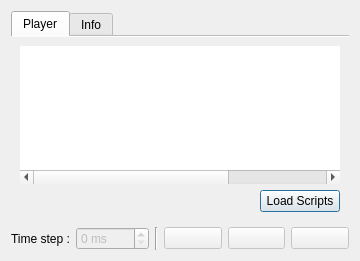
<?xml version="1.0" encoding="UTF-8"?>
<ui version="4.0">
 <class>pqPlayBackEventsDialog</class>
 <widget class="QDialog" name="pqPlayBackEventsDialog">
  <property name="windowModality">
   <enum>Qt::NonModal</enum>
  </property>
  <property name="geometry">
   <rect>
    <x>0</x>
    <y>0</y>
    <width>360</width>
    <height>261</height>
   </rect>
  </property>
  <property name="sizePolicy">
   <sizepolicy hsizetype="Fixed" vsizetype="Preferred">
    <horstretch>0</horstretch>
    <verstretch>0</verstretch>
   </sizepolicy>
  </property>
  <property name="maximumSize">
   <size>
    <width>16777215</width>
    <height>16777215</height>
   </size>
  </property>
  <property name="windowTitle">
   <string>PlayBack Information</string>
  </property>
  <property name="sizeGripEnabled">
   <bool>false</bool>
  </property>
  <layout class="QVBoxLayout" name="verticalLayout_4">
   <item>
    <widget class="QTabWidget" name="tabWidget">
     <property name="tabPosition">
      <enum>QTabWidget::North</enum>
     </property>
     <property name="tabShape">
      <enum>QTabWidget::Rounded</enum>
     </property>
     <property name="currentIndex">
      <number>0</number>
     </property>
     <property name="iconSize">
      <size>
       <width>15</width>
       <height>16</height>
      </size>
     </property>
     <property name="elideMode">
      <enum>Qt::ElideNone</enum>
     </property>
     <property name="usesScrollButtons">
      <bool>false</bool>
     </property>
     <property name="documentMode">
      <bool>true</bool>
     </property>
     <widget class="QWidget" name="Player">
      <attribute name="icon">
       <iconset resource="Resources/QtTesting.qrc">
        <normaloff>:/Icons/timePlay.png</normaloff>:/Icons/timePlay.png</iconset>
      </attribute>
      <attribute name="title">
       <string>Player</string>
      </attribute>
      <layout class="QVBoxLayout" name="verticalLayout_2">
       <item>
        <widget class="QTableWidget" name="tableWidget">
         <property name="enabled">
          <bool>true</bool>
         </property>
         <property name="sizePolicy">
          <sizepolicy hsizetype="MinimumExpanding" vsizetype="Expanding">
           <horstretch>0</horstretch>
           <verstretch>0</verstretch>
          </sizepolicy>
         </property>
         <property name="minimumSize">
          <size>
           <width>0</width>
           <height>0</height>
          </size>
         </property>
         <property name="maximumSize">
          <size>
           <width>16777215</width>
           <height>16777215</height>
          </size>
         </property>
         <property name="frameShape">
          <enum>QFrame::NoFrame</enum>
         </property>
         <property name="frameShadow">
          <enum>QFrame::Sunken</enum>
         </property>
         <property name="verticalScrollBarPolicy">
          <enum>Qt::ScrollBarAsNeeded</enum>
         </property>
         <property name="tabKeyNavigation">
          <bool>true</bool>
         </property>
         <property name="alternatingRowColors">
          <bool>true</bool>
         </property>
         <property name="selectionMode">
          <enum>QAbstractItemView::NoSelection</enum>
         </property>
         <property name="gridStyle">
          <enum>Qt::NoPen</enum>
         </property>
         <property name="cornerButtonEnabled">
          <bool>false</bool>
         </property>
         <property name="columnCount">
          <number>3</number>
         </property>
         <attribute name="horizontalHeaderVisible">
          <bool>false</bool>
         </attribute>
         <attribute name="horizontalHeaderCascadingSectionResizes">
          <bool>true</bool>
         </attribute>
         <attribute name="horizontalHeaderDefaultSectionSize">
          <number>150</number>
         </attribute>
         <attribute name="horizontalHeaderHighlightSections">
          <bool>true</bool>
         </attribute>
         <attribute name="horizontalHeaderMinimumSectionSize">
          <number>15</number>
         </attribute>
         <attribute name="horizontalHeaderShowSortIndicator" stdset="0">
          <bool>false</bool>
         </attribute>
         <attribute name="horizontalHeaderStretchLastSection">
          <bool>true</bool>
         </attribute>
         <attribute name="verticalHeaderVisible">
          <bool>false</bool>
         </attribute>
         <column>
          <property name="text">
           <string/>
          </property>
         </column>
         <column>
          <property name="text">
           <string notr="true">Files</string>
          </property>
          <property name="font">
           <font>
            <italic>false</italic>
           </font>
          </property>
         </column>
         <column>
          <property name="text">
           <string>Progress</string>
          </property>
         </column>
        </widget>
       </item>
       <item>
        <layout class="QHBoxLayout" name="horizontalLayout">
         <property name="sizeConstraint">
          <enum>QLayout::SetDefaultConstraint</enum>
         </property>
         <item>
          <spacer name="horizontalSpacer">
           <property name="orientation">
            <enum>Qt::Horizontal</enum>
           </property>
           <property name="sizeHint" stdset="0">
            <size>
             <width>40</width>
             <height>20</height>
            </size>
           </property>
          </spacer>
         </item>
         <item>
          <widget class="QPushButton" name="loadFileButton">
           <property name="sizePolicy">
            <sizepolicy hsizetype="Minimum" vsizetype="Fixed">
             <horstretch>0</horstretch>
             <verstretch>0</verstretch>
            </sizepolicy>
           </property>
           <property name="text">
            <string>Load Scripts</string>
           </property>
          </widget>
         </item>
        </layout>
       </item>
      </layout>
     </widget>
     <widget class="QWidget" name="Info">
      <attribute name="icon">
       <iconset resource="Resources/QtTesting.qrc">
        <normaloff>:/Icons/info.png</normaloff>:/Icons/info.png</iconset>
      </attribute>
      <attribute name="title">
       <string>Info</string>
      </attribute>
      <layout class="QVBoxLayout" name="verticalLayout">
       <item>
        <widget class="QLabel" name="currentFileLabel">
         <property name="text">
          <string>No file is playing</string>
         </property>
        </widget>
       </item>
       <item>
        <widget class="QGroupBox" name="Data">
         <property name="enabled">
          <bool>true</bool>
         </property>
         <property name="sizePolicy">
          <sizepolicy hsizetype="Preferred" vsizetype="Preferred">
           <horstretch>0</horstretch>
           <verstretch>0</verstretch>
          </sizepolicy>
         </property>
         <property name="title">
          <string>Current Event</string>
         </property>
         <property name="flat">
          <bool>false</bool>
         </property>
         <property name="checkable">
          <bool>false</bool>
         </property>
         <property name="checked">
          <bool>false</bool>
         </property>
         <layout class="QVBoxLayout" name="verticalLayout_3">
          <item>
           <widget class="QLabel" name="objectLabel">
            <property name="sizePolicy">
             <sizepolicy hsizetype="Preferred" vsizetype="Maximum">
              <horstretch>0</horstretch>
              <verstretch>0</verstretch>
             </sizepolicy>
            </property>
            <property name="text">
             <string>Object :</string>
            </property>
           </widget>
          </item>
          <item>
           <widget class="QLabel" name="commandLabel">
            <property name="sizePolicy">
             <sizepolicy hsizetype="Preferred" vsizetype="Maximum">
              <horstretch>0</horstretch>
              <verstretch>0</verstretch>
             </sizepolicy>
            </property>
            <property name="text">
             <string>Command :</string>
            </property>
           </widget>
          </item>
          <item>
           <widget class="QLabel" name="argumentsLabel">
            <property name="sizePolicy">
             <sizepolicy hsizetype="Preferred" vsizetype="Maximum">
              <horstretch>0</horstretch>
              <verstretch>0</verstretch>
             </sizepolicy>
            </property>
            <property name="text">
             <string>Argument(s) :</string>
            </property>
           </widget>
          </item>
         </layout>
        </widget>
       </item>
      </layout>
     </widget>
    </widget>
   </item>
   <item>
    <layout class="QHBoxLayout" name="horizontalLayout_2">
     <property name="sizeConstraint">
      <enum>QLayout::SetFixedSize</enum>
     </property>
     <item>
      <widget class="QLabel" name="timeStepLabel">
       <property name="text">
        <string>Time step :</string>
       </property>
      </widget>
     </item>
     <item>
      <widget class="QSpinBox" name="timeStepSpinBox">
       <property name="enabled">
        <bool>false</bool>
       </property>
       <property name="suffix">
        <string> ms</string>
       </property>
       <property name="minimum">
        <number>0</number>
       </property>
       <property name="maximum">
        <number>1000</number>
       </property>
       <property name="singleStep">
        <number>10</number>
       </property>
       <property name="value">
        <number>0</number>
       </property>
      </widget>
     </item>
     <item>
      <widget class="Line" name="line_2">
       <property name="orientation">
        <enum>Qt::Vertical</enum>
       </property>
      </widget>
     </item>
     <item>
      <widget class="QPushButton" name="playPauseButton">
       <property name="enabled">
        <bool>false</bool>
       </property>
       <property name="text">
        <string/>
       </property>
       <property name="icon">
        <iconset resource="Resources/QtTesting.qrc">
         <normaloff>:/Icons/timePlay.png</normaloff>
         <normalon>:/Icons/pause.png</normalon>:/Icons/timePlay.png</iconset>
       </property>
       <property name="checkable">
        <bool>true</bool>
       </property>
       <property name="checked">
        <bool>false</bool>
       </property>
       <property name="autoRepeat">
        <bool>false</bool>
       </property>
       <property name="flat">
        <bool>false</bool>
       </property>
      </widget>
     </item>
     <item>
      <widget class="QPushButton" name="stepButton">
       <property name="enabled">
        <bool>false</bool>
       </property>
       <property name="text">
        <string/>
       </property>
       <property name="icon">
        <iconset resource="Resources/QtTesting.qrc">
         <normaloff>:/Icons/frameForward.png</normaloff>:/Icons/frameForward.png</iconset>
       </property>
       <property name="checkable">
        <bool>false</bool>
       </property>
       <property name="checked">
        <bool>false</bool>
       </property>
       <property name="flat">
        <bool>false</bool>
       </property>
      </widget>
     </item>
     <item>
      <widget class="QPushButton" name="stopButton">
       <property name="enabled">
        <bool>false</bool>
       </property>
       <property name="sizePolicy">
        <sizepolicy hsizetype="Minimum" vsizetype="Fixed">
         <horstretch>0</horstretch>
         <verstretch>0</verstretch>
        </sizepolicy>
       </property>
       <property name="text">
        <string/>
       </property>
       <property name="icon">
        <iconset resource="Resources/QtTesting.qrc">
         <normaloff>:/Icons/stop.png</normaloff>:/Icons/stop.png</iconset>
       </property>
       <property name="flat">
        <bool>false</bool>
       </property>
      </widget>
     </item>
    </layout>
   </item>
  </layout>
 </widget>
 <resources>
  <include location="Resources/QtTesting.qrc"/>
 </resources>
 <connections/>
</ui>
